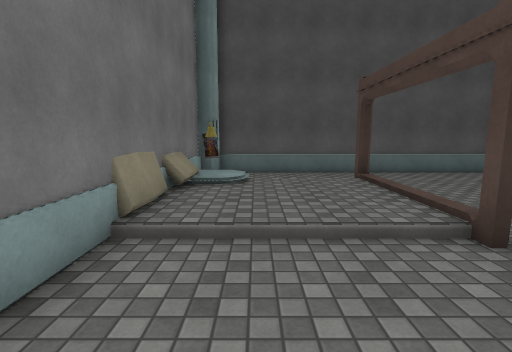
View 1 (above)

13 first-person views from a walk through a 3-D level made in the Unity game engine. The camera is 1.5 m above the floor, tilts 8° down and sees 85° across. The floor is counted in squares, 1 m on a side. Each view is taken from the middle of a square. On the plan, view 1 faces up. The plan holds only what a view shows up to about 14 squares ahead; the rest is blank. The place goes on beyond the plan. Some surface patterns are stand-ins.

View 2
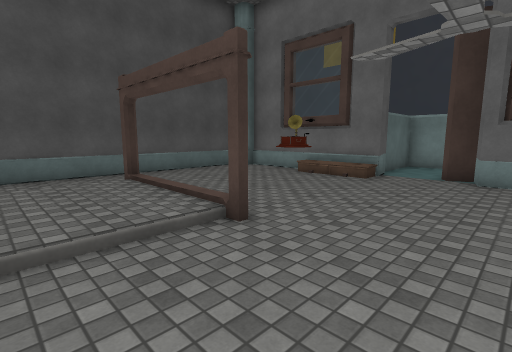

View 3
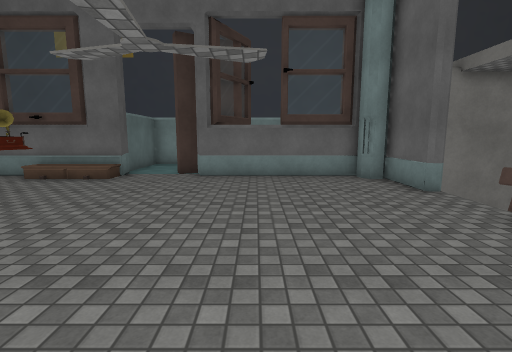

View 4
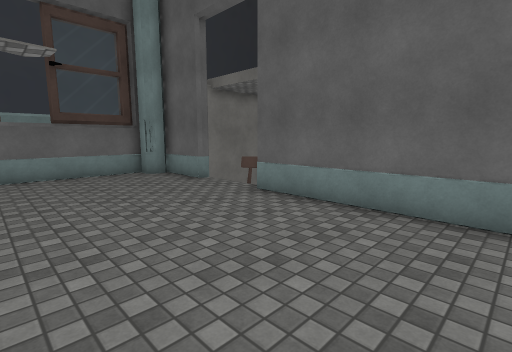

View 5
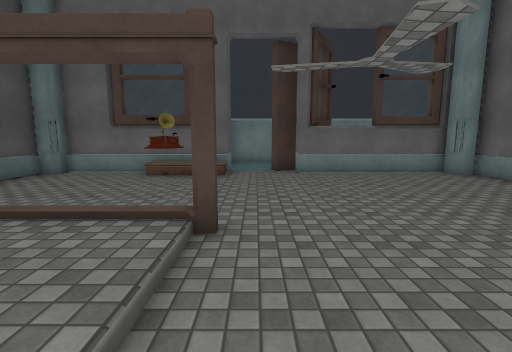

View 6
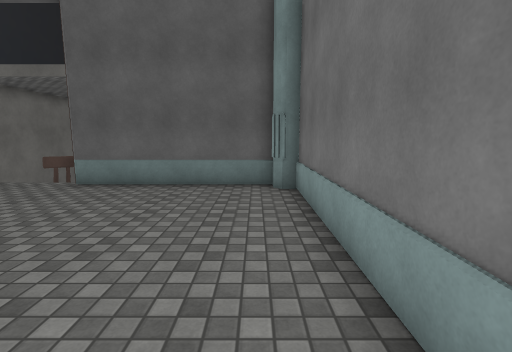

View 7
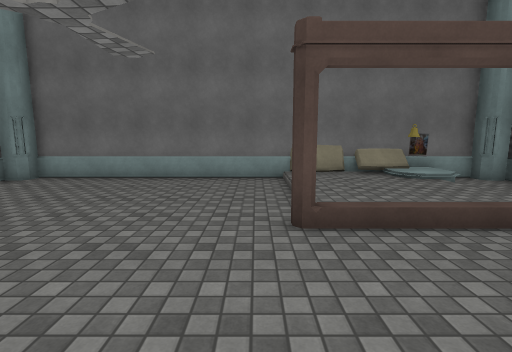

View 8
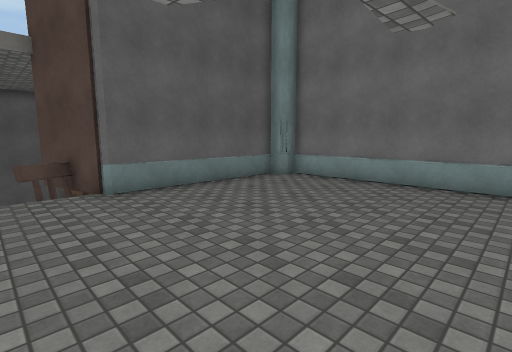

View 9
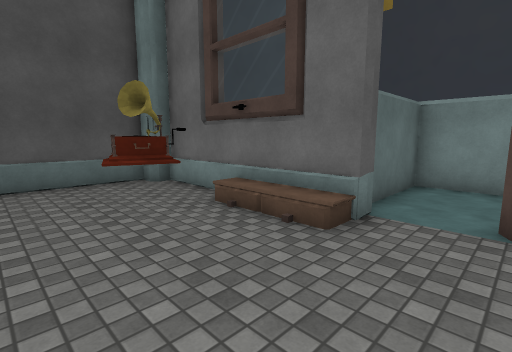

View 10
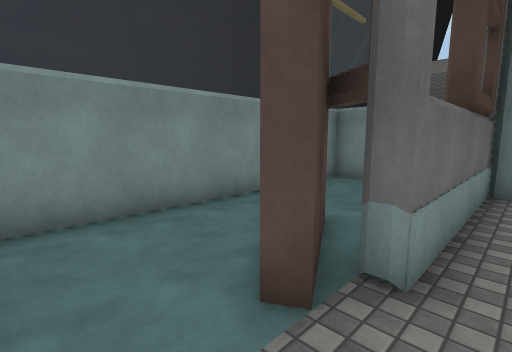

View 11
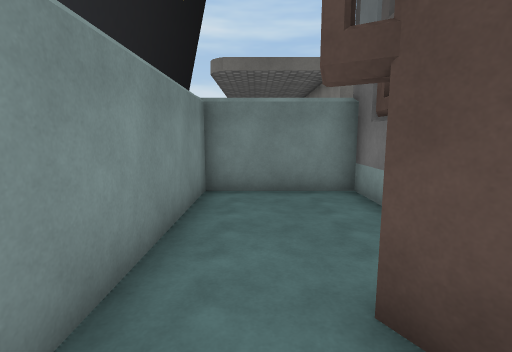

View 12
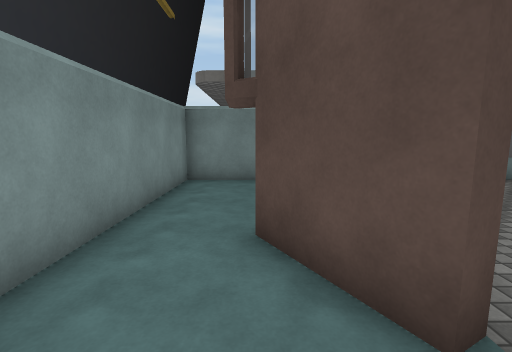

View 13
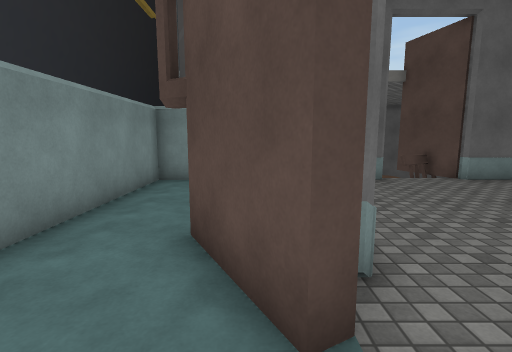

### Floor plan
Key: @ floor where view 1 was taken; # wall or solid block; . main floor; : floor 0.25 m higher than the main floor; + floor 0.5 m higher than the main floor; / step, stairs or slope; = window, fence, low wall or low ledge; C chair; O other object.
Columns run from 2 left of view 1 to 16 right of it. Each row starts with its distance up from view 1.
 12 #############
 11 #...........##
 10 #..... ......#
  9 #+/..# ......#
  8 #+:::/ ......#
  7 =::::/....../=
  6 #::::/...OO./=
  5 #::::/....O./######
  4 #////#......//....#
  3 #.................#
  2 #............##...#
  1 #............##...#
  0 #.@..........###..#
 -1 #............#....#
 -2 #............#....#
 -3 #............#....#
 -4 #............#....#
 -5 #...........##....#
 -6 ########.##########
 -7        #C
 -8        ##

Positions as (right, up) in squares from view 1, and headings:
1: (0, 0), facing up
2: (0, 0), facing up-right
3: (0, -1), facing right
4: (-1, 0), facing down-right
5: (-1, 3), facing right
6: (-1, 3), facing down
7: (8, 3), facing left
8: (7, 2), facing down-left
9: (6, 2), facing up-right
10: (10, 4), facing down-right
11: (14, 2), facing down
12: (13, 4), facing down
13: (12, 4), facing down
